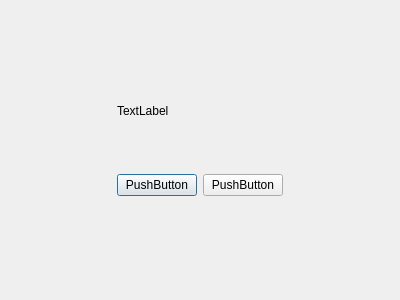
<?xml version="1.0" encoding="UTF-8"?>
<ui version="4.0">
 <class>Dialog</class>
 <widget class="QDialog" name="Dialog">
  <property name="geometry">
   <rect>
    <x>0</x>
    <y>0</y>
    <width>400</width>
    <height>300</height>
   </rect>
  </property>
  <property name="windowTitle">
   <string>Dialog</string>
  </property>
  <layout class="QVBoxLayout" name="verticalLayout_2">
   <item>
    <layout class="QGridLayout" name="gridLayout">
     <item row="0" column="1">
      <spacer name="verticalSpacer_3">
       <property name="orientation">
        <enum>Qt::Vertical</enum>
       </property>
       <property name="sizeHint" stdset="0">
        <size>
         <width>20</width>
         <height>40</height>
        </size>
       </property>
      </spacer>
     </item>
     <item row="1" column="0">
      <spacer name="horizontalSpacer">
       <property name="orientation">
        <enum>Qt::Horizontal</enum>
       </property>
       <property name="sizeHint" stdset="0">
        <size>
         <width>40</width>
         <height>20</height>
        </size>
       </property>
      </spacer>
     </item>
     <item row="1" column="1">
      <layout class="QVBoxLayout" name="verticalLayout">
       <item>
        <widget class="QLabel" name="label">
         <property name="text">
          <string>TextLabel</string>
         </property>
        </widget>
       </item>
       <item>
        <spacer name="verticalSpacer">
         <property name="orientation">
          <enum>Qt::Vertical</enum>
         </property>
         <property name="sizeHint" stdset="0">
          <size>
           <width>20</width>
           <height>40</height>
          </size>
         </property>
        </spacer>
       </item>
       <item>
        <layout class="QHBoxLayout" name="horizontalLayout">
         <item>
          <widget class="QPushButton" name="btn_ok">
           <property name="sizePolicy">
            <sizepolicy hsizetype="Fixed" vsizetype="Fixed">
             <horstretch>0</horstretch>
             <verstretch>0</verstretch>
            </sizepolicy>
           </property>
           <property name="text">
            <string>PushButton</string>
           </property>
          </widget>
         </item>
         <item>
          <widget class="QPushButton" name="btn_cancle">
           <property name="sizePolicy">
            <sizepolicy hsizetype="Fixed" vsizetype="Fixed">
             <horstretch>0</horstretch>
             <verstretch>0</verstretch>
            </sizepolicy>
           </property>
           <property name="text">
            <string>PushButton</string>
           </property>
          </widget>
         </item>
        </layout>
       </item>
      </layout>
     </item>
     <item row="1" column="2">
      <spacer name="horizontalSpacer_2">
       <property name="orientation">
        <enum>Qt::Horizontal</enum>
       </property>
       <property name="sizeHint" stdset="0">
        <size>
         <width>40</width>
         <height>20</height>
        </size>
       </property>
      </spacer>
     </item>
     <item row="2" column="1">
      <spacer name="verticalSpacer_2">
       <property name="orientation">
        <enum>Qt::Vertical</enum>
       </property>
       <property name="sizeHint" stdset="0">
        <size>
         <width>20</width>
         <height>40</height>
        </size>
       </property>
      </spacer>
     </item>
    </layout>
   </item>
  </layout>
 </widget>
 <resources/>
 <connections/>
</ui>
